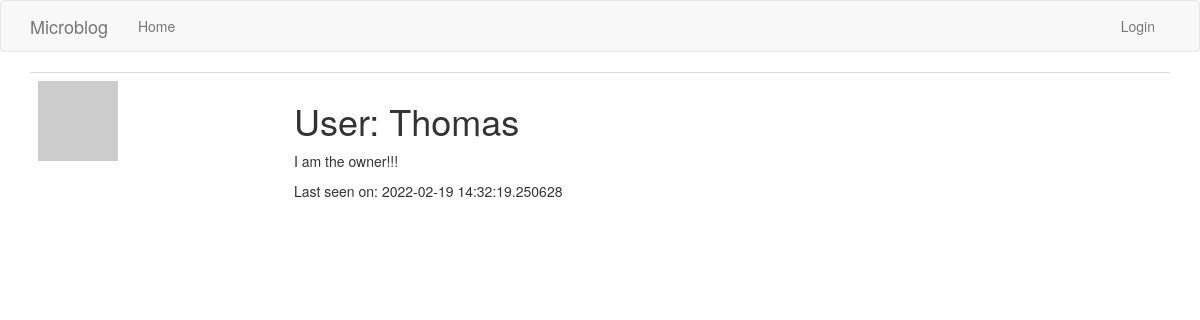
The app's page /user/Thomas, older data.
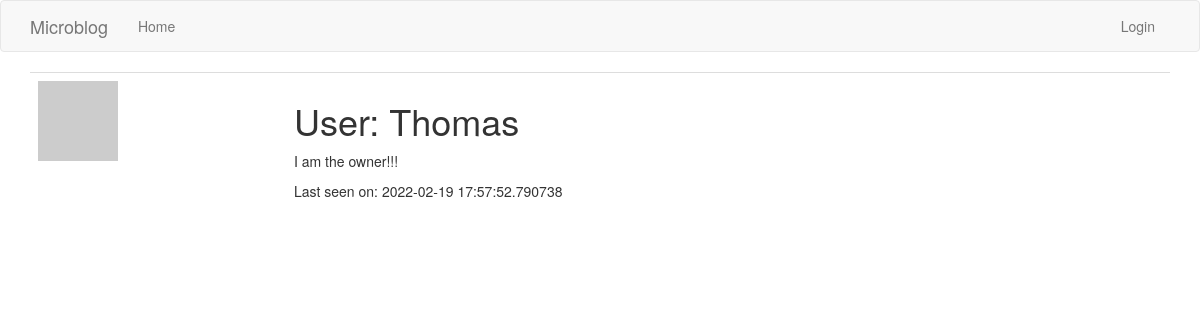
The same page, newer data.
### app/models.py (models this page shows, shortened)
class User(UserMixin, db.Model):
    id = db.Column(db.Integer, primary_key=True)
    username = db.Column(db.String(64), index=True, unique=True)
    email = db.Column(db.String(120), index=True, unique=True)
    password_hash = db.Column(db.String(128))
    admin = db.Column(db.Boolean)
    about_me = db.Column(db.String(140))
    last_seen = db.Column(db.DateTime, default=datetime.utcnow)
    def avatar(self, size):
        digest = md5(self.email.lower().encode('utf-8')).hexdigest()
        return 'https://www.gravatar.com/avatar/{}?d=identicon&s={}'.format(digest, size)

### app/routes.py (the view)
@app.route('/user/<username>')
def user(username):
    user = User.query.filter_by(username=username).first()
    return render_template('user.html', user=user)

### app/routes.py (called while the page is built)
@app.before_request
def before_request():
    if not current_user.is_anonymous:
        current_user.last_seen = datetime.utcnow()
        db.session.commit()

### app/templates/user.html (shortened to what this page needs)
{% extends "base.html" %}
{% block app_content %}
    <table class="table table-hover">
        <tr>
            <td width="256px"><img src="{{ user.avatar(256) }}"></td>
            <td>
                <h1>User: {{ user.username }}</h1>
                {% if user.about_me %}<p>{{ user.about_me }}</p>{% endif %}
                {% if user.last_seen %}<p>Last seen on: {{ user.last_seen }}</p>{% endif %}
            </td>
        </tr>
    </table>
{% endblock %}

### app/templates/base.html (shortened to what this page needs)
{% extends 'bootstrap/base.html' %}
{% block navbar %}
    <nav class="navbar navbar-default">
        <div class="container">
            <div class="navbar-header">
                <a class="navbar-brand" href="{{ url_for('index') }}">Microblog</a>
            </div>
            <div class="collapse navbar-collapse" id="bs-example-navbar-collapse-1">
                <ul class="nav navbar-nav">
                    <li><a href="{{ url_for('index') }}">Home</a></li>
                </ul>
                <ul class="nav navbar-nav navbar-right">
                    {% if current_user.is_anonymous %}
                    <li><a href="{{ url_for('login') }}">Login</a></li>
                    {% else %}
                    <li><a href="{{ url_for('user', username=current_user.username) }}">Profile</a></li>
                    <li><a href="{{ url_for('logout') }}">Logout</a></li>
                    {% endif %}
                </ul>
            </div>
        </div>
    </nav>
{% endblock %}
{% block content %}
    <div class="container">
        {% block app_content %}{% endblock %}
    </div>
{% endblock %}

Row changes from the older to the newer data that the page shows:
changed User "Thomas": last_seen "2022-02-19 14:32:19.250628" → "2022-02-19 17:57:52.790738"
